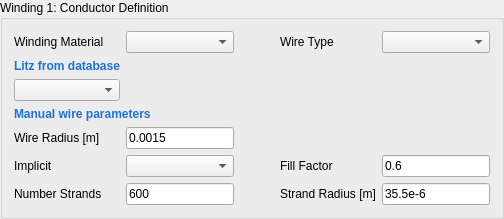
                 <widget class="QGroupBox" name="groupBox_3">
                  <property name="title">
                   <string>Winding 1: Conductor Definition</string>
                  </property>
                  <layout class="QGridLayout" name="gridLayout_3">
                   <item row="5" column="1">
                    <widget class="QComboBox" name="md_winding1_implicit_litz_comboBox"/>
                   </item>
                   <item row="3" column="0" colspan="2">
                    <widget class="QLabel" name="label_71">
                     <property name="text">
                      <string>&lt;html&gt;&lt;head/&gt;&lt;body&gt;&lt;p&gt;&lt;span style=&quot; font-weight:600; color:#1c71d8;&quot;&gt;Manual wire parameters&lt;/span&gt;&lt;/p&gt;&lt;/body&gt;&lt;/html&gt;</string>
                     </property>
                    </widget>
                   </item>
                   <item row="4" column="0">
                    <widget class="QLabel" name="label_9">
                     <property name="text">
                      <string>Wire Radius [m]</string>
                     </property>
                    </widget>
                   </item>
                   <item row="0" column="1">
                    <widget class="QComboBox" name="md_winding1_material_comboBox"/>
                   </item>
                   <item row="6" column="4">
                    <widget class="QLineEdit" name="md_winding1_strand_radius_lineEdit">
                     <property name="text">
                      <string>35.5e-6</string>
                     </property>
                    </widget>
                   </item>
                   <item row="0" column="4">
                    <widget class="QComboBox" name="md_winding1_type_comboBox"/>
                   </item>
                   <item row="6" column="1">
                    <widget class="QLineEdit" name="md_winding1_strands_lineEdit">
                     <property name="text">
                      <string>600</string>
                     </property>
                    </widget>
                   </item>
                   <item row="5" column="0">
                    <widget class="QLabel" name="label_58">
                     <property name="text">
                      <string>Implicit</string>
                     </property>
                    </widget>
                   </item>
                   <item row="0" column="0">
                    <widget class="QLabel" name="label_11">
                     <property name="text">
                      <string>Winding Material</string>
                     </property>
                    </widget>
                   </item>
                   <item row="4" column="1">
                    <widget class="QLineEdit" name="md_winding1_radius_lineEdit">
                     <property name="text">
                      <string>0.0015</string>
                     </property>
                    </widget>
                   </item>
                   <item row="0" column="3">
                    <widget class="QLabel" name="label_12">
                     <property name="text">
                      <string>Wire Type</string>
                     </property>
                    </widget>
                   </item>
                   <item row="5" column="4">
                    <widget class="QLineEdit" name="md_winding1_fill_factor_lineEdit">
                     <property name="text">
                      <string>0.6</string>
                     </property>
                    </widget>
                   </item>
                   <item row="1" column="0">
                    <widget class="QLabel" name="label_3">
                     <property name="text">
                      <string>&lt;html&gt;&lt;head/&gt;&lt;body&gt;&lt;p&gt;&lt;span style=&quot; font-weight:600; color:#1c71d8;&quot;&gt;Litz from database&lt;/span&gt;&lt;/p&gt;&lt;/body&gt;&lt;/html&gt;</string>
                     </property>
                    </widget>
                   </item>
                   <item row="5" column="3">
                    <widget class="QLabel" name="label_10">
                     <property name="text">
                      <string>Fill Factor</string>
                     </property>
                    </widget>
                   </item>
                   <item row="6" column="3">
                    <widget class="QLabel" name="label_61">
                     <property name="text">
                      <string>Strand Radius [m]</string>
                     </property>
                    </widget>
                   </item>
                   <item row="6" column="0">
                    <widget class="QLabel" name="label_5">
                     <property name="text">
                      <string>Number Strands</string>
                     </property>
                    </widget>
                   </item>
                   <item row="2" column="0">
                    <widget class="QComboBox" name="md_winding1_litz_material_comboBox"/>
                   </item>
                   <item row="4" column="2">
                    <spacer name="horizontalSpacer_15">
                     <property name="orientation">
                      <enum>Qt::Horizontal</enum>
                     </property>
                     <property name="sizeHint" stdset="0">
                      <size>
                       <width>40</width>
                       <height>20</height>
                      </size>
                     </property>
                    </spacer>
                   </item>
                   <item row="5" column="2">
                    <spacer name="horizontalSpacer_16">
                     <property name="orientation">
                      <enum>Qt::Horizontal</enum>
                     </property>
                     <property name="sizeHint" stdset="0">
                      <size>
                       <width>40</width>
                       <height>20</height>
                      </size>
                     </property>
                    </spacer>
                   </item>
                   <item row="6" column="2">
                    <spacer name="horizontalSpacer_17">
                     <property name="orientation">
                      <enum>Qt::Horizontal</enum>
                     </property>
                     <property name="sizeHint" stdset="0">
                      <size>
                       <width>40</width>
                       <height>20</height>
                      </size>
                     </property>
                    </spacer>
                   </item>
                  </layout>
                 </widget>
